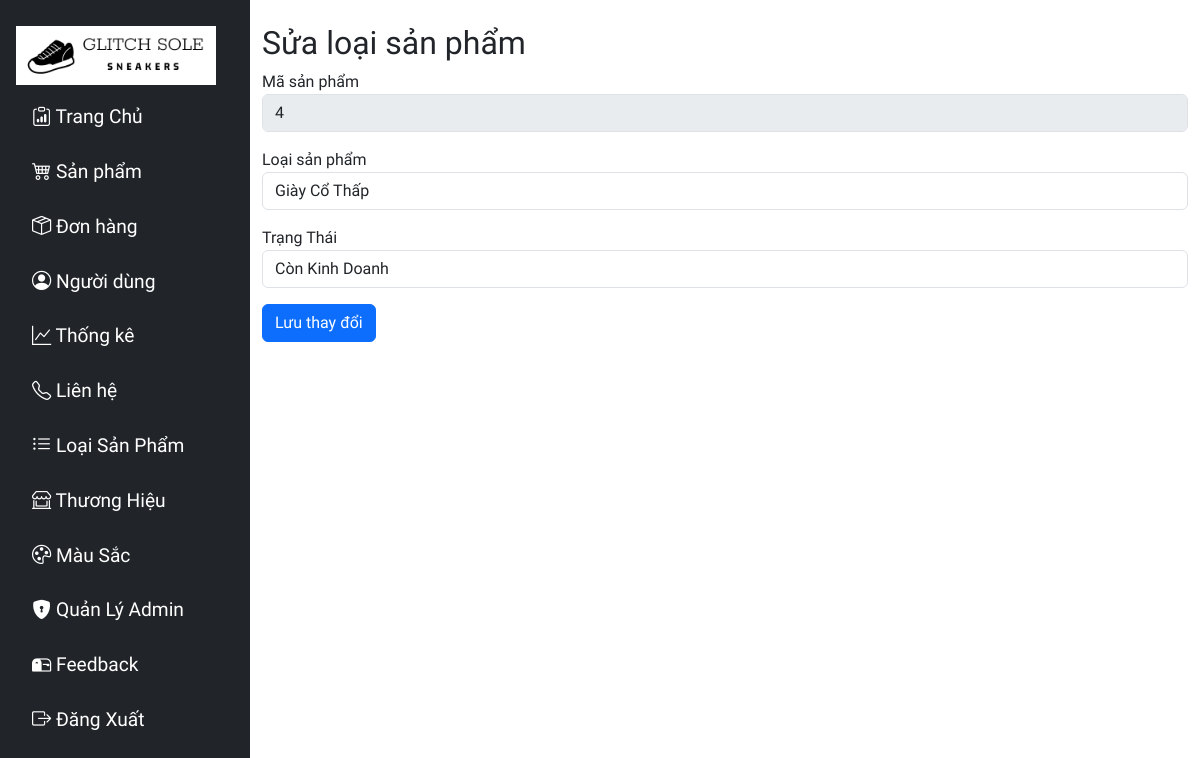
Page /view/admin/classify-edit.php?MAL_SP=4 (signed in) on the committed database.
### tables this page shows
CREATE TABLE `loaisanpham` (
  `MAL_SP` int(11) NOT NULL,
  `TEN_LOAISP` varchar(30) NOT NULL,
  `TRANGTHAI` int(11) DEFAULT 1
);

### view/admin/classify-edit.php (the view, shortened to what this page needs)
<?php
include_once("../../config/config.php");
if (isset($_GET['MAL_SP'])) {
    $id = (int)$_GET['MAL_SP'];
    $sql = "SELECT * FROM loaisanpham WHERE MAL_SP = $id";
    $result = mysqli_query($conn, $sql);
    if ($result) {
        $row = mysqli_fetch_assoc($result);
    } else {
        echo "Lỗi truy vấn dữ liệu";
        exit;
    }
} else {
    echo "Mã sản phẩm không hợp lệ!";
    exit;
}
?>
<?php  include_once("../layout/sidebar.php"); ?>
<div class="container mt-4">
    <h2>Sửa loại sản phẩm</h2>
    <form method="post">
        <div class="mb-3">
            <label>Mã sản phẩm</label>
            <input type="text" class="form-control" value="<?= $row['MAL_SP'] ?>" disabled>
        </div>
        <div class="mb-3">
            <label>Loại sản phẩm</label>
            <input type="text" name="ten_loaisp" class="form-control" value="<?php echo ($row['TEN_LOAISP']); ?>" required>
        </div>
        <div class="mb-3">
            <label>Trạng Thái</label>
            <select name="TRANGTHAI" class="form-control" required>
                <option value="1" <?= $row['TRANGTHAI'] == 1 ? 'selected' : '' ?>>Còn Kinh Doanh</option>
            </select>
        </div>
        <button type="submit" class="btn btn-primary">Lưu thay đổi</button>
    </form>
</div>

### view/layout/sidebar.php (style rules this page uses)
* { font-family: 'Lexend'; }
body { overflow-x: hidden; }

### rows in the picture
loaisanpham: MAL_SP "4", ten_loaisp "Giày Cổ Thấp", TRANGTHAI "Còn Kinh Doanh"
